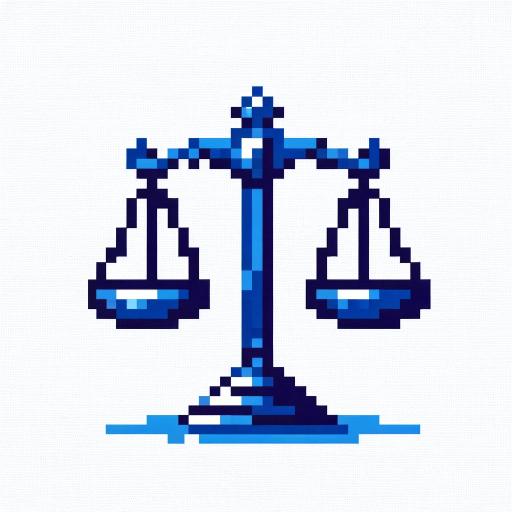
#> input picture resources/ui/active.png, 1024 x 1024 px (shown at 1/2 size)
$ python resize.py active.png 100 100
#> lines starting #> are read from the running program, lines starting #| are printed output that depends on the picture
from PIL import Image
import os
import sys

def resize_image(input_path, output_path, new_size):
    """
    Resize an image and save it to the specified path.

    Args:
    input_path (str): The path to the original image.
    output_path (str): The path where the resized image will be saved.
    new_size (tuple): The new size of the image, e.g., (width, height).
    """
#> called with input_path = 'active.png', output_path = 'active_resized.png', new_size = (100, 100)
    # Open an image file
    with Image.open(input_path) as img:
        # Resize the image
#> img is the input picture: PIL image 1024x1024 RGB; mean R, G, B 212, 218.6, 232.3
        img = img.resize(new_size, Image.NEAREST)
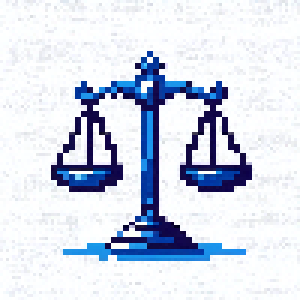
#> img: PIL image 100x100 RGB (shown 3 times larger); mean R, G, B 212, 218.6, 232.4
        # Save the resized image
        img.save(output_path)

def main():
    if len(sys.argv) != 4:
        print("Usage: python resize.py <path_to_image> <width> <height>")
        return

    path_to_image = sys.argv[1]
    width = int(sys.argv[2])
    height = int(sys.argv[3])
    new_size = (width, height)

    # Check if the file exists
    if not os.path.exists(path_to_image):
        print("Error: The specified file does not exist.")
        return

    # Construct the output file path
    directory, filename = os.path.split(path_to_image)
    file_root, file_ext = os.path.splitext(filename)
    output_filename = f"{file_root}_resized{file_ext}"
    output_path = os.path.join(directory, output_filename)

    # Resize the image
    resize_image(path_to_image, output_path, new_size)
    print(f"Resized image saved as: {output_path}")

if __name__ == "__main__":
    main()
